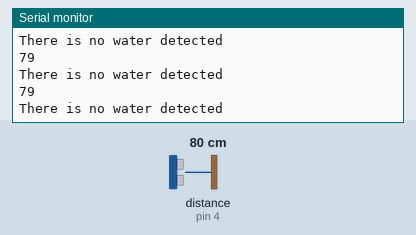
Simulated run of this sketch. Board: Arduino Uno, built with avr-gcc and run on an emulated ATmega328P. On the bench: the last lines printed to the serial monitor. Wiring (inferred from the names in the program): ultrasonic range finder: trigger pin 5; echo pin 4. Inputs (shaded band) come from the test bench; at power-on: distance to the obstacle (sensor on pin 4) 80 cm. The echo pulse lasts 58.3 µs per cm; no radio packets arrive unless stated.

Above: at 1.3 s.
1.4 s: distance to the obstacle (sensor on pin 4) set to 37 cm
At 1.83 s:
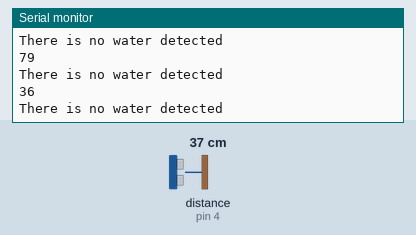
2.9 s: distance to the obstacle (sensor on pin 4) set to 30 cm
At 3.4 s:
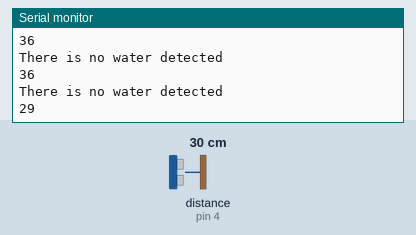
Timing chart, 0 to 5.9 s (numbered marks = the images above; inputs shaded):
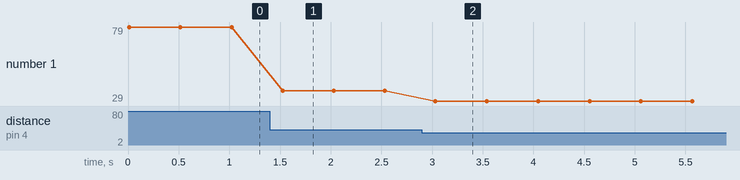

The sketch:

arduino_transmit.ino
```cpp
/*-----( Import needed libraries )-----*/
#include <SPI.h>
#include <nRF24L01.h>
#include <RF24.h>

/*-----( Declare Constants and Pin Numbers for radio module )-----*/
#define CE_PIN   9
#define CSN_PIN 10
const uint64_t pipe = 0xE8E8F0F0E1LL; // Define the transmit pipe


/*------( Deckare pins for ultrasonic sensor ) -----*/
#define echoPin 4 // Echo Pin
#define trigPin 5 // Trigger Pin
int maximumRange = 200; // Maximum range needed
int minimumRange = 0; // Minimum range needed
long duration, distance, percentage; // Duration used to calculate distance


RF24 radio(CE_PIN, CSN_PIN); // Create a instance fo a radio object

void setup()
{
  pinMode(echoPin, INPUT);
  pinMode(trigPin, OUTPUT);
  Serial.begin(9600);
  radio.begin();
  radio.openWritingPipe(pipe);


}

void loop() {
  digitalWrite(trigPin, LOW);
  delayMicroseconds(2);
  digitalWrite(trigPin, HIGH);
  delayMicroseconds(10);
  digitalWrite(trigPin, LOW);
  duration = pulseIn(echoPin, HIGH);
  //Calculate the distance (in cm) based on the speed of sound.
  distance = duration/58.2;
  Serial.println(distance);
  if (distance < 33) {
    char data[] = "";
    char sentinel[] = "/";
    sprintf(data, "%02d", distance);
    radio.write(&sentinel, sizeof(sentinel));
    radio.write(&data[0], sizeof(data[0]));
    radio.write(&data[1], sizeof(data[1]));

  }
  else {
    Serial.println("There is no water detected");
  }

  delay(500);
}
```

Measured:
- the behaviour switches between 34 and 33 cm on distance to the obstacle (sensor on pin 4) (found by bisection; images 1 and 2)
- after the input at 1.4 s, the serial monitor: prints a new line after 0.12 s (image 1)
- after the input at 2.9 s, the serial monitor: prints a new line after 0.13 s (image 2)
- plotted number 1: 79 → 36 after the input at 1.4 s, 36 → 29 after the input at 2.9 s
